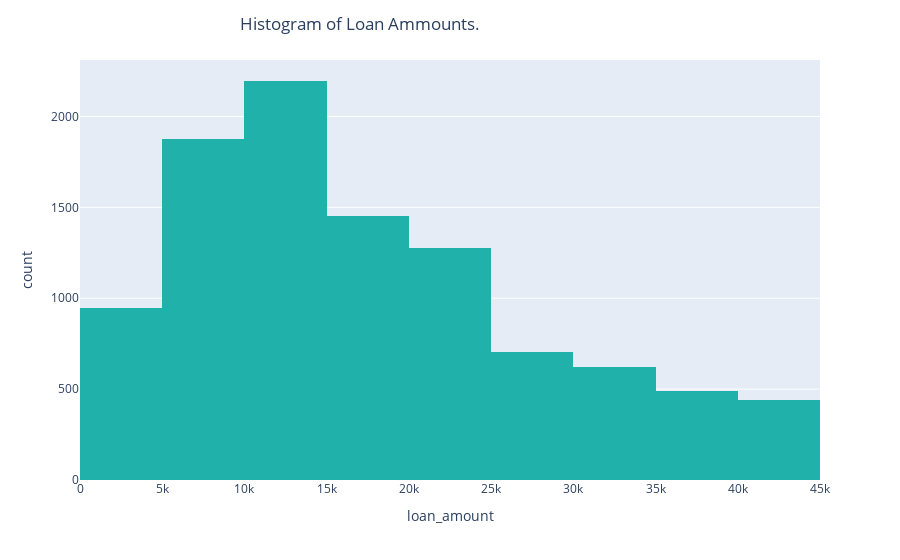

Source (notebook cell):
### Markdown cell above
**Q4** You try changing the number of bins **nbins** what do you notice? Are there good choices? Bad choices?

### Code cell
# Your code here (experiment here)
fig = px.histogram(DF,
                   nbins=9,
                   x='loan_amount',
                   color_discrete_sequence=['lightseagreen'])

fig.update_layout(bargap=0,
                  title='Histogram of Loan Ammounts.',
                  title_x=0.4)
fig.show()

### Figure 1 — Plotly figure (JSON) as saved in the notebook; plotly's stock layout.template omitted (floating-point values rounded to 4 significant figures; data arrays with more than 128 entries replaced by an {"elided": "..."} marker saying what was removed)
{"data": [{"alignmentgroup": "True", "bingroup": "x", "hovertemplate": "loan_amount=%{x}<br>count=%{y}<extra></extra>", "legendgroup": "", "marker": {"color": "lightseagreen", "pattern": {"shape": ""}}, "name": "", "nbinsx": 9, "offsetgroup": "", "orientation": "v", "showlegend": false, "type": "histogram", "x": {"elided": "10000 int values"}, "xaxis": "x", "yaxis": "y"}], "layout": {"autosize": true, "bargap": 0, "barmode": "relative", "legend": {"tracegroupgap": 0}, "margin": {"t": 60}, "title": {"text": "Histogram of Loan Ammounts.", "x": 0.4}, "xaxis": {"anchor": "y", "autorange": true, "domain": [0, 1], "range": [-0.5, 45000.0], "title": {"text": "loan_amount"}, "type": "linear"}, "yaxis": {"anchor": "x", "autorange": true, "domain": [0, 1], "range": [0, 2311.0], "title": {"text": "count"}}}}
